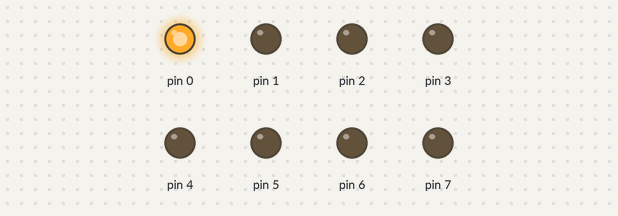
The sketch below on a simulated Arduino Uno, built with avr-gcc and run on an emulated ATmega328P. Parts: output pins drawn as LEDs (lit = HIGH).

Above: at 0.05 s.
At 0.35 s:
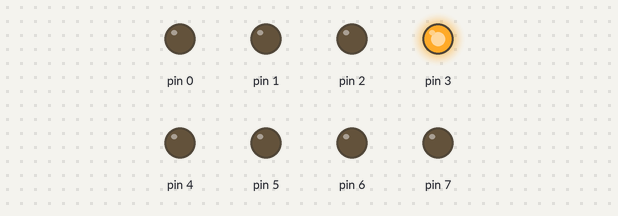
At 0.75 s:
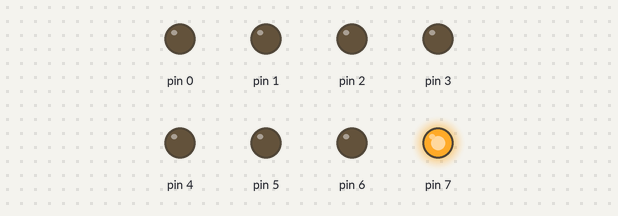
At 1.45 s:
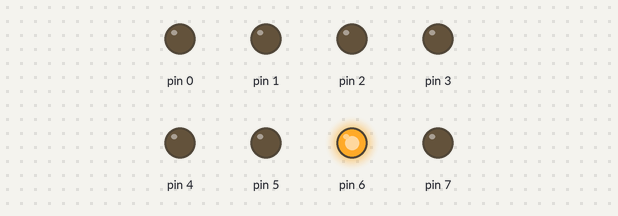
At 2.15 s:
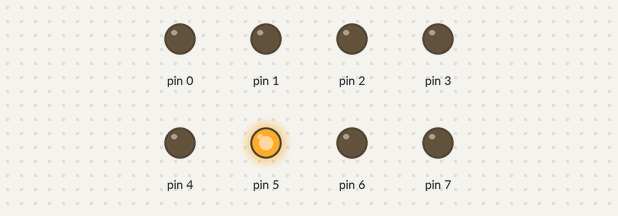
At 2.85 s:
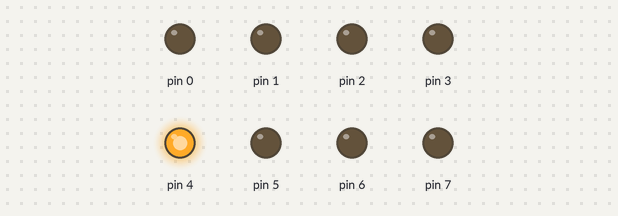
Timing chart, 0 to 3.1 s (numbered marks = the images above):
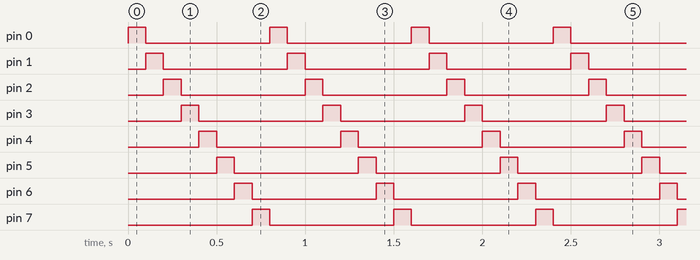

Measured:
- by itself, pin 0–7: alternates HIGH for 0.10 s and LOW for 0.70 s
- by itself, everything shown: repeats every 0.80 s, in 8 steps

The sketch:

looping.ino
```cpp
int m,n;

void setup() {
  // put your setup code here, to run once:
 for(m=0;m<=7;m++)
 {
  pinMode(m,OUTPUT);
 }
 }


void loop() {
  // put your main code here, to run repeatedly:
for(n=0;n<=7; n++)
{
  digitalWrite(n,HIGH);
  delay(100);
  digitalWrite(n,LOW);

}
}
```
